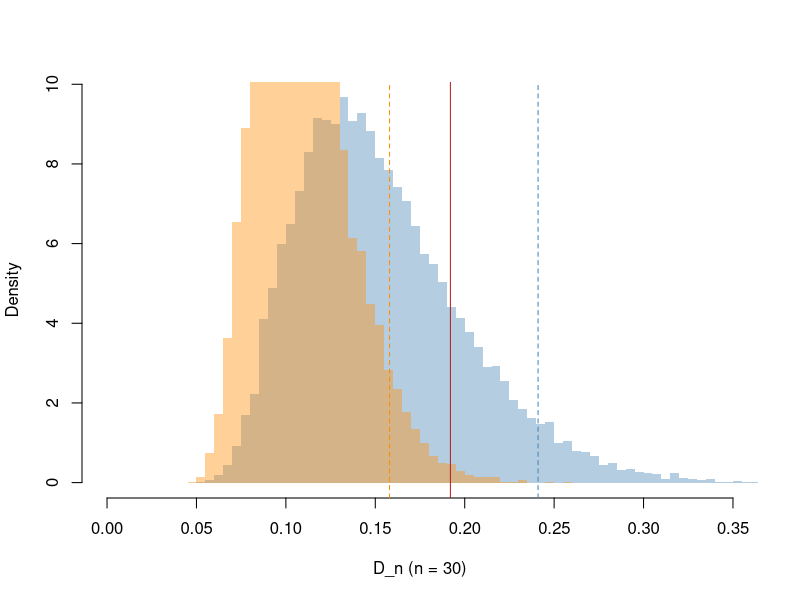

Write the R code that produced this figure.
# Null distribution of D_n (n = 30) for normal samples with known versus estimated mu and sigma.
set.seed(0)
n <- 30; reps <- 20000
d_known <- replicate(reps, ks.test(rnorm(n), "pnorm")$statistic)
d_est <- replicate(reps, { x <- rnorm(n); ks.test(as.vector(scale(x)), "pnorm")$statistic })
hist(d_known, breaks = 60, freq = FALSE, col = adjustcolor("steelblue", 0.4), border = NA,
     xlim = c(0, 0.35), main = "", xlab = "D_n (n = 30)")
hist(d_est, breaks = 60, freq = FALSE, col = adjustcolor("darkorange", 0.4), border = NA, add = TRUE)
abline(v = quantile(d_known, 0.95), col = "steelblue", lty = 2)
abline(v = quantile(d_est, 0.95), col = "darkorange", lty = 2)
abline(v = 0.192, col = "firebrick")
# the Lilliefors test itself: nortest::lillie.test(x)
